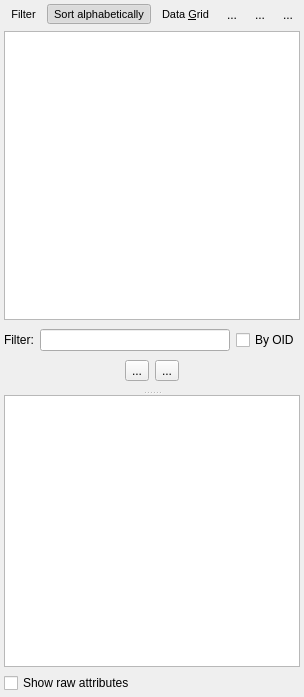
<?xml version="1.0" encoding="UTF-8"?>
<ui version="4.0">
 <class>DatabaseExplorerWidget</class>
 <widget class="QWidget" name="DatabaseExplorerWidget">
  <property name="geometry">
   <rect>
    <x>0</x>
    <y>0</y>
    <width>285</width>
    <height>697</height>
   </rect>
  </property>
  <property name="minimumSize">
   <size>
    <width>0</width>
    <height>0</height>
   </size>
  </property>
  <property name="windowTitle">
   <string>Form</string>
  </property>
  <layout class="QVBoxLayout" name="verticalLayout_3">
   <property name="leftMargin">
    <number>4</number>
   </property>
   <property name="topMargin">
    <number>4</number>
   </property>
   <property name="rightMargin">
    <number>4</number>
   </property>
   <property name="bottomMargin">
    <number>4</number>
   </property>
   <item>
    <layout class="QHBoxLayout" name="horizontalLayout_5">
     <property name="spacing">
      <number>4</number>
     </property>
     <item>
      <widget class="QToolButton" name="toggle_display_tb">
       <property name="enabled">
        <bool>true</bool>
       </property>
       <property name="font">
        <font>
         <pointsize>8</pointsize>
        </font>
       </property>
       <property name="toolTip">
        <string>Toggle the display of filter widget as well the system/extension objects.</string>
       </property>
       <property name="text">
        <string>Filter</string>
       </property>
       <property name="icon">
        <iconset resource="../res/resources.qrc">
         <normaloff>:/icones/icones/filter.png</normaloff>:/icones/icones/filter.png</iconset>
       </property>
       <property name="iconSize">
        <size>
         <width>22</width>
         <height>22</height>
        </size>
       </property>
       <property name="popupMode">
        <enum>QToolButton::InstantPopup</enum>
       </property>
       <property name="toolButtonStyle">
        <enum>Qt::ToolButtonIconOnly</enum>
       </property>
       <property name="autoRaise">
        <bool>true</bool>
       </property>
      </widget>
     </item>
     <item>
      <widget class="QToolButton" name="sort_by_name_tb">
       <property name="enabled">
        <bool>true</bool>
       </property>
       <property name="font">
        <font>
         <pointsize>8</pointsize>
        </font>
       </property>
       <property name="toolTip">
        <string>Sort items alphabetically. When unchecked, items are sorted by OID.</string>
       </property>
       <property name="text">
        <string>Sort alphabetically</string>
       </property>
       <property name="icon">
        <iconset resource="../res/resources.qrc">
         <normaloff>:/icones/icones/sortasc.png</normaloff>:/icones/icones/sortasc.png</iconset>
       </property>
       <property name="iconSize">
        <size>
         <width>22</width>
         <height>22</height>
        </size>
       </property>
       <property name="shortcut">
        <string/>
       </property>
       <property name="checkable">
        <bool>true</bool>
       </property>
       <property name="checked">
        <bool>true</bool>
       </property>
       <property name="toolButtonStyle">
        <enum>Qt::ToolButtonIconOnly</enum>
       </property>
       <property name="autoRaise">
        <bool>true</bool>
       </property>
      </widget>
     </item>
     <item>
      <widget class="QToolButton" name="data_grid_tb">
       <property name="enabled">
        <bool>true</bool>
       </property>
       <property name="font">
        <font>
         <pointsize>8</pointsize>
        </font>
       </property>
       <property name="toolTip">
        <string>Open the grid to visualize or edit data</string>
       </property>
       <property name="text">
        <string>Data &amp;Grid</string>
       </property>
       <property name="icon">
        <iconset resource="../res/resources.qrc">
         <normaloff>:/icones/icones/result.png</normaloff>:/icones/icones/result.png</iconset>
       </property>
       <property name="iconSize">
        <size>
         <width>22</width>
         <height>22</height>
        </size>
       </property>
       <property name="shortcut">
        <string>Alt+G</string>
       </property>
       <property name="toolButtonStyle">
        <enum>Qt::ToolButtonIconOnly</enum>
       </property>
       <property name="autoRaise">
        <bool>true</bool>
       </property>
      </widget>
     </item>
     <item>
      <widget class="QToolButton" name="runsql_tb">
       <property name="enabled">
        <bool>true</bool>
       </property>
       <property name="toolTip">
        <string>Add a new SQL execution tab for the current database</string>
       </property>
       <property name="text">
        <string>...</string>
       </property>
       <property name="icon">
        <iconset resource="../res/resources.qrc">
         <normaloff>:/icones/icones/newtab.png</normaloff>:/icones/icones/newtab.png</iconset>
       </property>
       <property name="iconSize">
        <size>
         <width>22</width>
         <height>22</height>
        </size>
       </property>
       <property name="shortcut">
        <string>Ctrl+T</string>
       </property>
       <property name="autoRaise">
        <bool>true</bool>
       </property>
      </widget>
     </item>
     <item>
      <widget class="QToolButton" name="refresh_tb">
       <property name="enabled">
        <bool>true</bool>
       </property>
       <property name="toolTip">
        <string>Update the objects tree</string>
       </property>
       <property name="text">
        <string>...</string>
       </property>
       <property name="icon">
        <iconset resource="../res/resources.qrc">
         <normaloff>:/icones/icones/refreshdb.png</normaloff>:/icones/icones/refreshdb.png</iconset>
       </property>
       <property name="iconSize">
        <size>
         <width>22</width>
         <height>22</height>
        </size>
       </property>
       <property name="autoRaise">
        <bool>true</bool>
       </property>
      </widget>
     </item>
     <item>
      <widget class="QToolButton" name="drop_db_tb">
       <property name="enabled">
        <bool>true</bool>
       </property>
       <property name="toolTip">
        <string>Drop this database</string>
       </property>
       <property name="text">
        <string>...</string>
       </property>
       <property name="icon">
        <iconset resource="../res/resources.qrc">
         <normaloff>:/icones/icones/excluir.png</normaloff>:/icones/icones/excluir.png</iconset>
       </property>
       <property name="iconSize">
        <size>
         <width>22</width>
         <height>22</height>
        </size>
       </property>
       <property name="shortcut">
        <string>Ctrl+Shift+Del</string>
       </property>
       <property name="autoRaise">
        <bool>true</bool>
       </property>
      </widget>
     </item>
     <item>
      <spacer name="horizontalSpacer">
       <property name="orientation">
        <enum>Qt::Horizontal</enum>
       </property>
       <property name="sizeHint" stdset="0">
        <size>
         <width>40</width>
         <height>20</height>
        </size>
       </property>
      </spacer>
     </item>
    </layout>
   </item>
   <item>
    <widget class="QSplitter" name="splitter">
     <property name="orientation">
      <enum>Qt::Vertical</enum>
     </property>
     <property name="childrenCollapsible">
      <bool>false</bool>
     </property>
     <widget class="QWidget" name="layoutWidget">
      <layout class="QVBoxLayout" name="verticalLayout">
       <item>
        <widget class="QTreeWidget" name="objects_trw">
         <property name="enabled">
          <bool>true</bool>
         </property>
         <property name="minimumSize">
          <size>
           <width>0</width>
           <height>0</height>
          </size>
         </property>
         <property name="frameShadow">
          <enum>QFrame::Sunken</enum>
         </property>
         <property name="horizontalScrollBarPolicy">
          <enum>Qt::ScrollBarAsNeeded</enum>
         </property>
         <property name="sizeAdjustPolicy">
          <enum>QAbstractScrollArea::AdjustIgnored</enum>
         </property>
         <property name="editTriggers">
          <set>QAbstractItemView::NoEditTriggers</set>
         </property>
         <property name="alternatingRowColors">
          <bool>true</bool>
         </property>
         <property name="selectionMode">
          <enum>QAbstractItemView::SingleSelection</enum>
         </property>
         <property name="selectionBehavior">
          <enum>QAbstractItemView::SelectRows</enum>
         </property>
         <property name="iconSize">
          <size>
           <width>20</width>
           <height>20</height>
          </size>
         </property>
         <property name="textElideMode">
          <enum>Qt::ElideRight</enum>
         </property>
         <property name="indentation">
          <number>20</number>
         </property>
         <property name="rootIsDecorated">
          <bool>true</bool>
         </property>
         <property name="uniformRowHeights">
          <bool>true</bool>
         </property>
         <property name="sortingEnabled">
          <bool>false</bool>
         </property>
         <property name="animated">
          <bool>true</bool>
         </property>
         <property name="headerHidden">
          <bool>true</bool>
         </property>
         <property name="expandsOnDoubleClick">
          <bool>true</bool>
         </property>
         <property name="columnCount">
          <number>2</number>
         </property>
         <attribute name="headerStretchLastSection">
          <bool>true</bool>
         </attribute>
         <column>
          <property name="text">
           <string notr="true">1</string>
          </property>
         </column>
         <column>
          <property name="text">
           <string notr="true">2</string>
          </property>
         </column>
        </widget>
       </item>
       <item>
        <widget class="QWidget" name="filter_parent" native="true">
         <property name="sizePolicy">
          <sizepolicy hsizetype="Preferred" vsizetype="Fixed">
           <horstretch>0</horstretch>
           <verstretch>0</verstretch>
          </sizepolicy>
         </property>
         <property name="minimumSize">
          <size>
           <width>0</width>
           <height>65</height>
          </size>
         </property>
         <layout class="QGridLayout" name="filter_grid">
          <property name="leftMargin">
           <number>0</number>
          </property>
          <property name="topMargin">
           <number>0</number>
          </property>
          <property name="rightMargin">
           <number>0</number>
          </property>
          <property name="bottomMargin">
           <number>5</number>
          </property>
          <item row="1" column="0">
           <layout class="QHBoxLayout" name="horizontalLayout_8">
            <item>
             <spacer name="horizontalSpacer_4">
              <property name="orientation">
               <enum>Qt::Horizontal</enum>
              </property>
              <property name="sizeHint" stdset="0">
               <size>
                <width>40</width>
                <height>20</height>
               </size>
              </property>
             </spacer>
            </item>
            <item>
             <widget class="QToolButton" name="expand_all_tb">
              <property name="enabled">
               <bool>true</bool>
              </property>
              <property name="sizePolicy">
               <sizepolicy hsizetype="Fixed" vsizetype="Fixed">
                <horstretch>0</horstretch>
                <verstretch>0</verstretch>
               </sizepolicy>
              </property>
              <property name="toolTip">
               <string>Expands all items</string>
              </property>
              <property name="text">
               <string>...</string>
              </property>
              <property name="icon">
               <iconset resource="../res/resources.qrc">
                <normaloff>:/icones/icones/adicionar.png</normaloff>:/icones/icones/adicionar.png</iconset>
              </property>
              <property name="iconSize">
               <size>
                <width>22</width>
                <height>22</height>
               </size>
              </property>
              <property name="checkable">
               <bool>false</bool>
              </property>
             </widget>
            </item>
            <item>
             <widget class="QToolButton" name="collapse_all_tb">
              <property name="enabled">
               <bool>true</bool>
              </property>
              <property name="sizePolicy">
               <sizepolicy hsizetype="Fixed" vsizetype="Fixed">
                <horstretch>0</horstretch>
                <verstretch>0</verstretch>
               </sizepolicy>
              </property>
              <property name="toolTip">
               <string>Collapses all items</string>
              </property>
              <property name="text">
               <string>...</string>
              </property>
              <property name="icon">
               <iconset resource="../res/resources.qrc">
                <normaloff>:/icones/icones/remover.png</normaloff>:/icones/icones/remover.png</iconset>
              </property>
              <property name="iconSize">
               <size>
                <width>22</width>
                <height>22</height>
               </size>
              </property>
              <property name="checkable">
               <bool>false</bool>
              </property>
             </widget>
            </item>
            <item>
             <spacer name="horizontalSpacer_5">
              <property name="orientation">
               <enum>Qt::Horizontal</enum>
              </property>
              <property name="sizeHint" stdset="0">
               <size>
                <width>40</width>
                <height>20</height>
               </size>
              </property>
             </spacer>
            </item>
           </layout>
          </item>
          <item row="0" column="0">
           <layout class="QHBoxLayout" name="horizontalLayout_7">
            <item>
             <widget class="QLabel" name="filter_lbl">
              <property name="enabled">
               <bool>true</bool>
              </property>
              <property name="sizePolicy">
               <sizepolicy hsizetype="Fixed" vsizetype="Preferred">
                <horstretch>0</horstretch>
                <verstretch>0</verstretch>
               </sizepolicy>
              </property>
              <property name="toolTip">
               <string/>
              </property>
              <property name="statusTip">
               <string/>
              </property>
              <property name="text">
               <string>Filter:</string>
              </property>
             </widget>
            </item>
            <item>
             <widget class="QLineEdit" name="filter_edt">
              <property name="enabled">
               <bool>true</bool>
              </property>
              <property name="toolTip">
               <string>Filters the currently loaded items in the tree by using a pattern and matching their names. If &lt;strong&gt;By OID&lt;/strong&gt; is checked the pattern is interpreted as an integer value that represents the object id (OID). &lt;br&gt;&lt;br/&gt;&lt;strong&gt;HINT:&lt;/strong&gt; if you need to search the entire database use the full refresh (&lt;strong&gt;Ctrl+F5&lt;/strong&gt;) prior the filtering.</string>
              </property>
              <property name="clearButtonEnabled">
               <bool>true</bool>
              </property>
             </widget>
            </item>
            <item>
             <widget class="QCheckBox" name="by_oid_chk">
              <property name="text">
               <string>By OID</string>
              </property>
             </widget>
            </item>
           </layout>
          </item>
         </layout>
        </widget>
       </item>
      </layout>
     </widget>
     <widget class="QWidget" name="attributes_wgt" native="true">
      <property name="minimumSize">
       <size>
        <width>0</width>
        <height>100</height>
       </size>
      </property>
      <layout class="QVBoxLayout" name="verticalLayout_2">
       <property name="leftMargin">
        <number>0</number>
       </property>
       <property name="topMargin">
        <number>0</number>
       </property>
       <property name="rightMargin">
        <number>0</number>
       </property>
       <property name="bottomMargin">
        <number>0</number>
       </property>
       <item>
        <widget class="QTableWidget" name="properties_tbw">
         <property name="frameShape">
          <enum>QFrame::StyledPanel</enum>
         </property>
         <property name="lineWidth">
          <number>1</number>
         </property>
         <property name="sizeAdjustPolicy">
          <enum>QAbstractScrollArea::AdjustIgnored</enum>
         </property>
         <property name="autoScrollMargin">
          <number>16</number>
         </property>
         <property name="editTriggers">
          <set>QAbstractItemView::DoubleClicked|QAbstractItemView::EditKeyPressed</set>
         </property>
         <property name="tabKeyNavigation">
          <bool>false</bool>
         </property>
         <property name="showDropIndicator" stdset="0">
          <bool>false</bool>
         </property>
         <property name="dragDropOverwriteMode">
          <bool>false</bool>
         </property>
         <property name="alternatingRowColors">
          <bool>true</bool>
         </property>
         <property name="selectionMode">
          <enum>QAbstractItemView::ContiguousSelection</enum>
         </property>
         <property name="selectionBehavior">
          <enum>QAbstractItemView::SelectItems</enum>
         </property>
         <property name="showGrid">
          <bool>true</bool>
         </property>
         <property name="gridStyle">
          <enum>Qt::SolidLine</enum>
         </property>
         <property name="sortingEnabled">
          <bool>true</bool>
         </property>
         <property name="cornerButtonEnabled">
          <bool>true</bool>
         </property>
         <attribute name="horizontalHeaderVisible">
          <bool>false</bool>
         </attribute>
         <attribute name="horizontalHeaderMinimumSectionSize">
          <number>25</number>
         </attribute>
         <attribute name="horizontalHeaderDefaultSectionSize">
          <number>100</number>
         </attribute>
         <attribute name="horizontalHeaderStretchLastSection">
          <bool>true</bool>
         </attribute>
         <attribute name="verticalHeaderVisible">
          <bool>false</bool>
         </attribute>
         <attribute name="verticalHeaderDefaultSectionSize">
          <number>37</number>
         </attribute>
         <attribute name="verticalHeaderStretchLastSection">
          <bool>false</bool>
         </attribute>
         <column>
          <property name="text">
           <string>Attribute</string>
          </property>
         </column>
         <column>
          <property name="text">
           <string>Value</string>
          </property>
         </column>
        </widget>
       </item>
       <item>
        <widget class="QCheckBox" name="raw_attrib_names_chk">
         <property name="text">
          <string>Show raw attributes</string>
         </property>
        </widget>
       </item>
      </layout>
      <zorder>raw_attrib_names_chk</zorder>
      <zorder>properties_tbw</zorder>
     </widget>
    </widget>
   </item>
  </layout>
 </widget>
 <resources>
  <include location="../res/resources.qrc"/>
 </resources>
 <connections/>
</ui>
